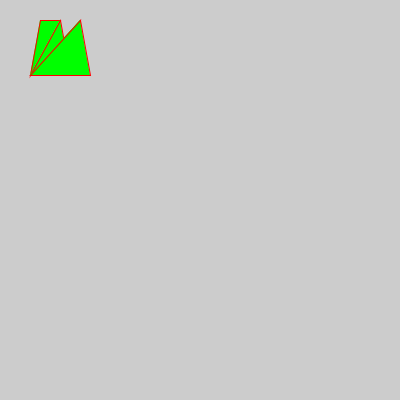
Frame 1 (no input)
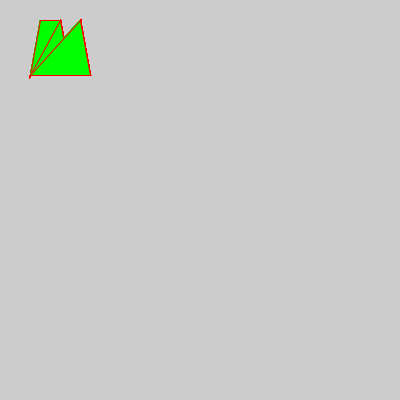
Frame 60 (the mouse pressed at the canvas centre just before this capture)
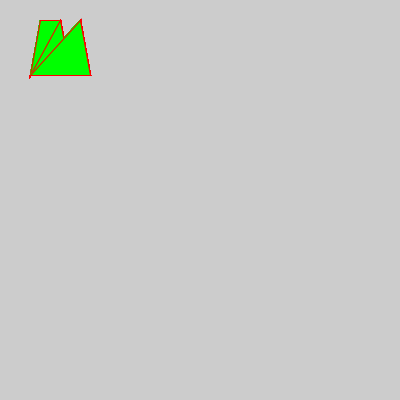
Frame 120 (the mouse held since frame 60 and released just before this capture)

The Processing sketch that drew these frames (run headless with seeded random() and noise(); from frame 60 on, the mouse is pressed at the canvas centre):

// Processing sketch: arabesco
// ── arabesco.pde


void setup() {
  size(400, 400);
  stroke(#FF0000);
  fill(#00FF00);
}

void draw() {
  beginShape(TRIANGLE_FAN);
  vertex(30, 75);
  vertex(40, 20);

  vertex(60, 20);
  vertex(70, 75);
  vertex(80, 20);
  vertex(90, 75);
    vertex(50, 75);
  endShape();
}


// ── Circler.pde
class Circler {
  float period;
  float radius;
  float centreX;
  float centreY;
  int count;


  Circler(float x, float y, float p, float r) {
    centreX = x;
    centreY = y;
    period  = p;
    radius  = r;
    count = 0;
  }

  void render() {
    count++;
    curveVertex(centreX + radius * cos(TWO_PI * count/period), centreY + radius * sin(TWO_PI * count/period));
  }
}
